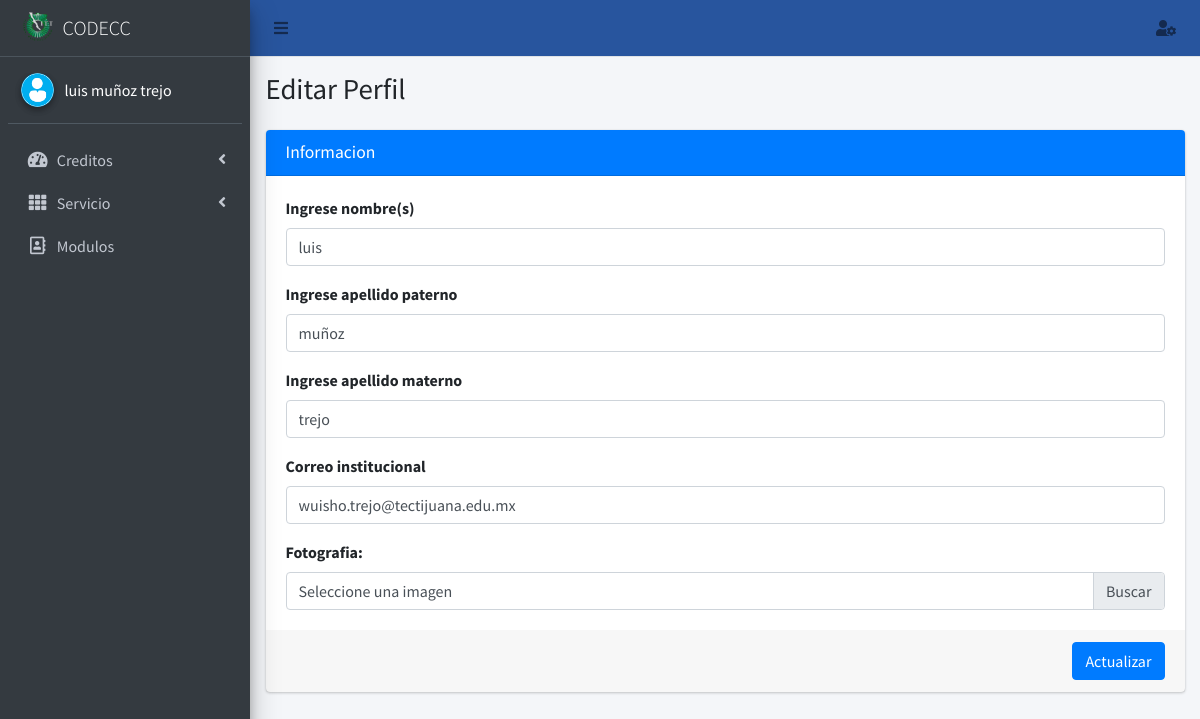
Page /editar_perfil/ (signed in) on the committed database.
### core/models.py (models this page shows, shortened)
class Perfil(models.Model):
    user=models.OneToOneField(User,null=True,on_delete=models.SET_NULL)
    nombre=models.CharField(max_length=56, blank=False, null=False)
    apellido_paterno=models.CharField(max_length=56, blank=False, null=False)
    apellido_materno=models.CharField(max_length=56, blank=False, null=False)
    modulo=models.ManyToManyField(Modulo, blank=True)
    email_institucional=models.CharField(max_length=126, blank=False, null=False, validators=[RegexValidator(regex=r'(^[a-zA-Z0-9_.+-]+@tectijuana.edu.mx+$)|(^[a-zA-Z0-9_.+-]+@tectijuana.tecnm.mx+$)',message="El formato del correo debe ser @tectijuana.edu.mx")])
    foto=models.ImageField(upload_to=rename_folder_photo, max_length=126, blank=True, null=True)
    estado=models.BooleanField(default=False)
    created_at = models.DateTimeField("Creado ", auto_now_add=True)
    updated_at = models.DateTimeField("Actualizado ", auto_now=True)
    class Meta:
        verbose_name="Perfil"
        verbose_name_plural="Perfiles"

### core/views.py (the view, shortened to what this page needs)
# urls.py: path('editar_perfil/',views.editar_perfil,name='editar_perfil'),
@login_required(login_url='login_docente')
def editar_perfil(request):
    data=Perfil.objects.get(user=request.user.id)
    form=EditarPerfilForm(instance=data)
    url_image=""
    url_name=""
    if data.foto:
        url_image=data.foto.url
        url_name=data.foto
    contexto={
        'form':form,
        'titulo': "Editar Perfil",
        'usuario': Perfil.objects.get(user=request.user.id),
        'url_name': url_name,
        'url_image': url_image
    }
    return render(request,"docente/perfil.html",contexto)

### core/templatetags/templates.py (called while the page is built)
@register.filter(name='has_group')
def has_group(user, group_name):
       groups = user.groups.all().values_list('name', flat=True)
       return True if group_name in groups else False

@register.simple_tag
def loadsession(user):
       bandera=False
       data=Perfil.objects.get(user=user)
       if data.estado:
              bandera=True
       return bandera

### templates/docente/perfil.html (shortened to what this page needs)
{%extends "docente/inicio.html"%}
{%block content%}
<div class="col-lg-12">
  <div class="card card-primary">
    <div class="card-header">
      <h3 class="card-title">Informacion</h3>
    </div>
    <form method="POST" action="{%url 'editar_perfil'%}" enctype="multipart/form-data">
      <div class="card-body">
        {% for field in form %}
        {% if field.auto_id == 'id_foto' %}
        <label for="foto">Fotografia:</label>
        <div class="custom-file">
          <label class="custom-file-label" for="{{field.name}}">Seleccione una imagen</label>
        </div>
        {%else%}
        <div class="form-group form-animate-text" >
          <label for="{{field.name}}">{{field.label}}</label>
          {{field}}
        </div>
        {%endif%}
        {% endfor %}
      </div>
      <div class="card-footer">
        <input type="submit" class="btn btn-primary float-right" value="Actualizar">
      </div>
    </form>
  </div>
  </div>
{%endblock content%}

### templates/docente/aside.html (shortened to what this page needs)
{%load templates%}
 <aside class="main-sidebar sidebar-dark-primary elevation-4">
    <a href="" class="brand-link">
      <img src="/static/img/logo_TECT.png" alt="Logo TecNM" class="brand-image" style="opacity: .8">
      <span class="brand-text font-weight-light">CODECC</span>
    </a>
    <div class="sidebar">
      <div class="user-panel mt-3 pb-3 mb-3 d-flex">
        <div class="image">
          {%if usuario.foto%}
          <img src="{{usuario.foto.url}}" class="img-circle elevation-2" alt="User Image">
          {%else%}
          <img src="/static/img/usernone.png" class="img-circle elevation-2" alt="User Image">
          {%endif%}
        </div>
        <div class="info">
          <span style="color: white;">{{usuario.nombre}} {{usuario.apellido_paterno}} {{usuario.apellido_materno}}</span>
        </div>
      </div>
      <nav class="mt-2">
        <ul class="nav nav-pills nav-sidebar flex-column" data-widget="treeview" role="menu" data-accordion="false">
          {% if request.user|has_group:"Docente" or request.user.is_superuser %}
          <li class="nav-item">
            <a href="#" class="nav-link">
              <i class="nav-icon fas fa-tachometer-alt"></i>
              <p>
                Creditos
                <i class="right fas fa-angle-left"></i>
              </p>
            </a>
          </li>
          {%endif%}
          {% if request.user|has_group:"Servicio" or request.user.is_superuser %}
          <li class="nav-item">
            <a href="#" class="nav-link">
              <i class="nav-icon fas fa-th"></i>
              <p>
                Servicio
                <i class="right fas fa-angle-left"></i>
              </p>
            </a>
          </li>
          {%endif%}
          {% if request.user.is_superuser %}
          <li class="nav-item">
            <a href="{%url 'modulo'%}" class="nav-link">
              <i class="nav-icon far fa-address-book"></i>
              <p>
                Modulos
              </p>
            </a>
          </li>
          {%endif%}
        </ul>
      </nav>
    </div>
  </aside>

### rows in the picture
Perfil: nombre "luis", apellido_paterno "muñoz", apellido_materno "trejo", form "luis" "muñoz" "trejo" "wuisho.trejo@tectijuana.edu.mx"

### other values in the picture
{{ titulo }} "Editar Perfil"
{{ field.label }} "Ingrese nombre(s)" "Ingrese apellido paterno" "Ingrese apellido materno" "Correo institucional"
